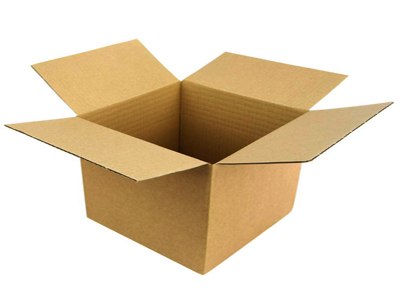
#> input picture box.jpg, 400 x 300 px
$ python SIFT.py   (Python 2 division)   (older library calls are emulated)
#> lines starting #> are read from the running program, lines starting #| are printed output that depends on the picture; after the words box and inside, x2 and y2 are one past the last pixel; in counts of white or black regions, pixels touching at a corner belong together
import cv2
import numpy as np

# Loading images and converting to grayscale
source = cv2.imread('box.jpg')
#> source is the input picture: shape (300, 400, 3); mean B, G, R 188.2, 211.3, 226.8
sourceRotated = cv2.imread('box-rotated.jpg')
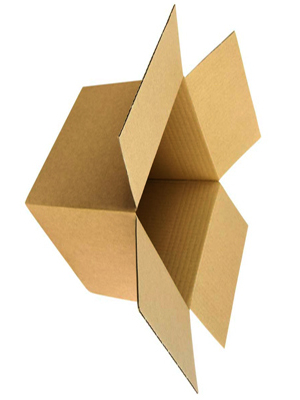
#> input picture box-rotated.jpg, 300 x 400 px
#> sourceRotated is the input picture: shape (400, 300, 3); mean B, G, R 188.1, 211.3, 226.8
gray = cv2.cvtColor(source, cv2.COLOR_BGR2GRAY)
grayRotated = cv2.cvtColor(sourceRotated, cv2.COLOR_BGR2GRAY)
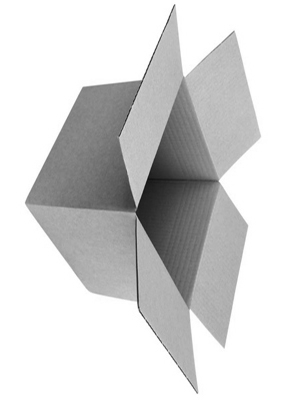
#> grayRotated: shape (400, 300); min 13, max 255, mean 213.3

# Creating SIFT object
sift = cv2.SIFT()

# Detecting keypoints and computing descriptors
keypoints1, descriptors1 = sift.detectAndCompute(gray, None)
#> keypoints1 = 102 keypoints; strongest (x, y, size): (195, 147, 112), (205, 163, 2), (197, 163, 6.2), (201, 163, 4.3)
keypoints2, descriptors2 = sift.detectAndCompute(grayRotated, None)
#> keypoints2 = 95 keypoints; strongest (x, y, size): (143, 192, 113.6), (137, 205, 2), (137, 197, 6.3), (100, 110, 38.9)

# Showing images with keypoints
source = cv2.drawKeypoints(gray, keypoints1, flags = cv2.DRAW_MATCHES_FLAGS_DRAW_RICH_KEYPOINTS)
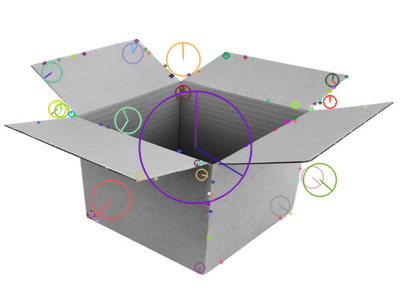
#> source: shape (300, 400, 3); mean of channels 0, 1, 2 212.4, 212, 212.8; drawn as B, G, R
cv2.imshow('Original keypoints', source)
sourceRotated = cv2.drawKeypoints(grayRotated, keypoints2, flags = cv2.DRAW_MATCHES_FLAGS_DRAW_RICH_KEYPOINTS)
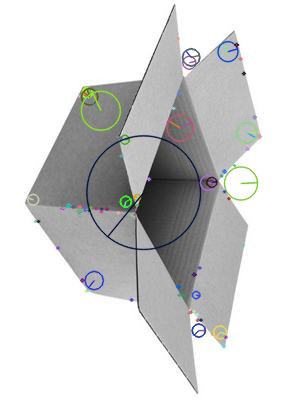
#> sourceRotated: shape (400, 300, 3); mean of channels 0, 1, 2 212, 212.2, 211.8; drawn as B, G, R
cv2.imshow('Rotated keypoints', sourceRotated)

# Creating Brute Force Matcher
bruteForce = cv2.BFMatcher()
matches = bruteForce.knnMatch(descriptors1, descriptors2, k = 2)
#> matches = 102 matches

# visualize the matches
print 'All possible matches:', len(matches)
#| All possible matches: 102
dist = [i[0].distance for i in matches]
#> dist = 102 values, max 306.8 at index 91, min 2.24 at index 41, mean 42.11

print 'distance: min: %.3f' % min(dist)
#| distance: min: 2.236
print 'distance: max: %.3f' % max(dist)
#| distance: max: 306.778

# Threshold test
# You can change threshold number here
thresholdKeypoints = [i[0] for i in matches if i[0].distance < 45]
#> thresholdKeypoints = 72 matches

# Ratio test
ratioKeypoints = []
for i, j in matches:
# You can change ratio threshold number here
    if i.distance > 0.01 * j.distance:
        ratioKeypoints.append([i])
#> this loop made 102 passes
#> after the loop, ratioKeypoints = 101 matches

print 'Threshold keypoints:', len(thresholdKeypoints)
#| Threshold keypoints: 72
print 'Ratio keypoints:', len(ratioKeypoints)
#| Ratio keypoints: 101

# Creating images for showing matches
h1, w1 = gray.shape[:2]
#> h1 = 300; w1 = 400
h2, w2 = grayRotated.shape[:2]
#> h2 = 400; w2 = 300
destination1 = np.zeros((max(h1, h2), w1 + w2, 3), np.uint8)
destination1[:h1, :w1, 0] = gray
destination1[:h2, w1:, 0] = grayRotated
destination1[:, :, 1] = destination1[:, :, 0]
destination1[:, :, 2] = destination1[:, :, 0]
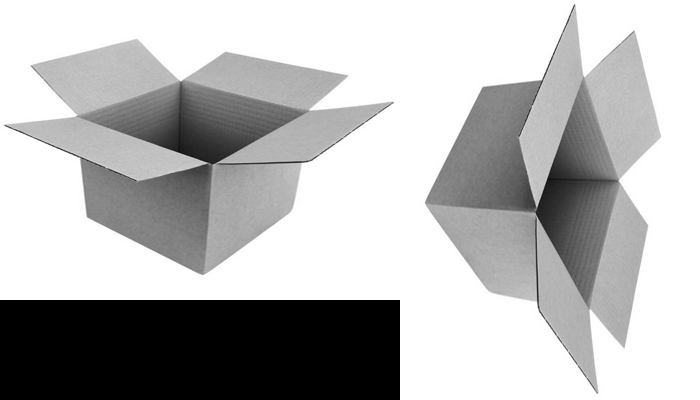
#> destination1: shape (400, 700, 3); min 0, max 255, mean 182.8

destination2 = np.zeros((max(h1, h2), w1 + w2, 3), np.uint8)
destination2[:h1, :w1, 0] = gray
destination2[:h2, w1:, 0] = grayRotated
destination2[:, :, 1] = destination2[:, :, 0]
destination2[:, :, 2] = destination2[:, :, 0]

ratioCounter, thresholdCounter = 0, 0

# Drawing matched keypoints and rotating test
for m in thresholdKeypoints:
    if abs(-int(keypoints1[m.queryIdx].pt[1]) + w2 - int(keypoints2[m.trainIdx].pt[0])) < 2 and abs(int(keypoints1[m.queryIdx].pt[0]) - int(keypoints2[m.trainIdx].pt[1])) < 2:
        color = tuple([np.random.randint(0, 255) for _ in xrange(3)])
        cv2.line(destination1, (int(keypoints1[m.queryIdx].pt[0]), int(keypoints1[m.queryIdx].pt[1])), (int(keypoints2[m.trainIdx].pt[0]) + w1, int(keypoints2[m.trainIdx].pt[1])), color)
    else:
        thresholdCounter += 1
#> this loop made 72 passes
#> color on passes 1, 2, 3, 4, 7, 8, 12, 13, 14, 15, 16, 17: (172, 47, 117), (192, 67, 251), (195, 103, 9), (211, 21, 242), (36, 87, 70), (216, 88, 140), (58, 193, 230), (39, 87, 174), (88, 81, 165), (25, 77, 72), (9, 148, 115), (208, 243, 197)
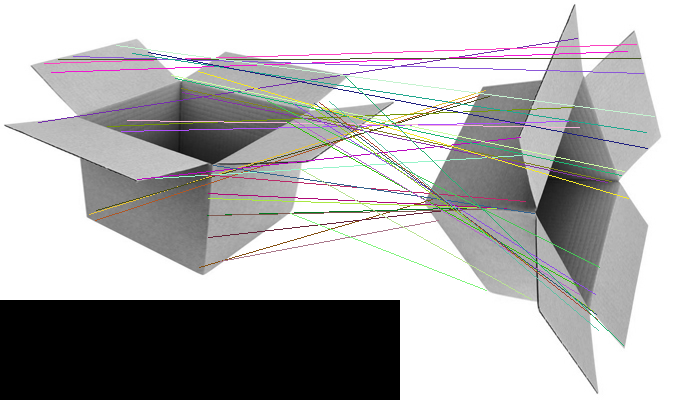
#> destination1: shape (400, 700, 3); 5.08% of pixels changed, all inside (x1, y1, x2, y2) = (38, 38, 655, 346); drawn as B, G, R
#> after the loop, thresholdCounter = 26

for m in ratioKeypoints:
    if abs(-int(keypoints1[m[0].queryIdx].pt[1]) + w2 - int(keypoints2[m[0].trainIdx].pt[0])) < 2 and abs(int(keypoints1[m[0].queryIdx].pt[0]) - int(keypoints2[m[0].trainIdx].pt[1])) < 2:
        color = tuple([np.random.randint(0, 255) for _ in xrange(3)])
        cv2.line(destination2, (int(keypoints1[m[0].queryIdx].pt[0]), int(keypoints1[m[0].queryIdx].pt[1])), (int(keypoints2[m[0].trainIdx].pt[0]) + w1, int(keypoints2[m[0].trainIdx].pt[1])), color)
    else:
        ratioCounter += 1
#> this loop made 101 passes
#> color on passes 2, 3, 4, 5, 8, 12, 16, 19, 20, 21, 23, 24: (162, 48, 93), (131, 98, 42), (205, 112, 231), (149, 201, 127), (0, 138, 114), (43, 186, 127), (23, 187, 130), (121, 98, 62), (163, 222, 123), (195, 82, 174), (227, 148, 209), (50, 155, 14)
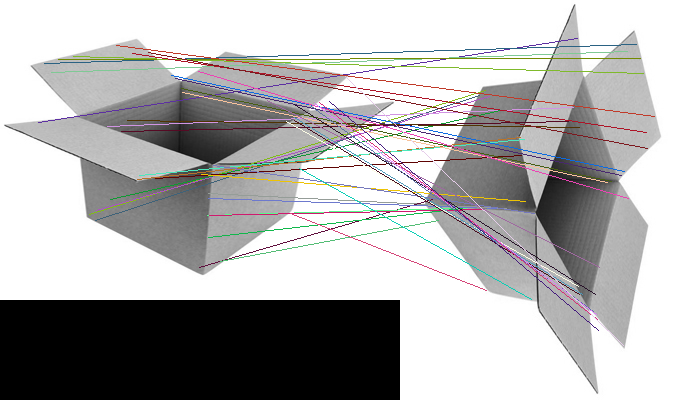
#> destination2: shape (400, 700, 3); 5.37% of pixels changed, all inside (x1, y1, x2, y2) = (38, 38, 655, 346); drawn as B, G, R
#> after the loop, ratioCounter = 52

#Showing results
cv2.imshow('Threshold matches', destination1)
cv2.imshow('Ratio matches', destination2)

if len(thresholdKeypoints) == 0:
    print 'Threshold correct matches: 0 %'
else:
    print 'Threshold correct matches: %.3f' % ((len(thresholdKeypoints) - thresholdCounter) / (len(thresholdKeypoints) / 100.0)), '%'
#| Threshold correct matches: 63.889 %

if len(ratioKeypoints) == 0:
    print 'Ratio correct matches: 0 %'
else:
    print 'Ratio correct matches: %.3f' % ((len(ratioKeypoints) - ratioCounter) / (len(ratioKeypoints) / 100.0)), '%'
#| Ratio correct matches: 48.515 %

#waiting ESC key
while True:
    key = cv2.waitKey(1)
#> (key Esc is pressed here)
    if key == 27: break
